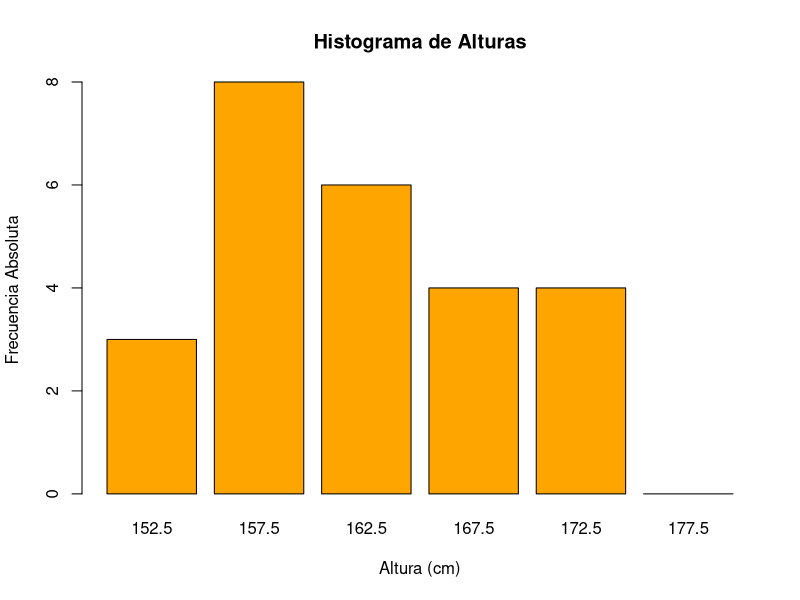
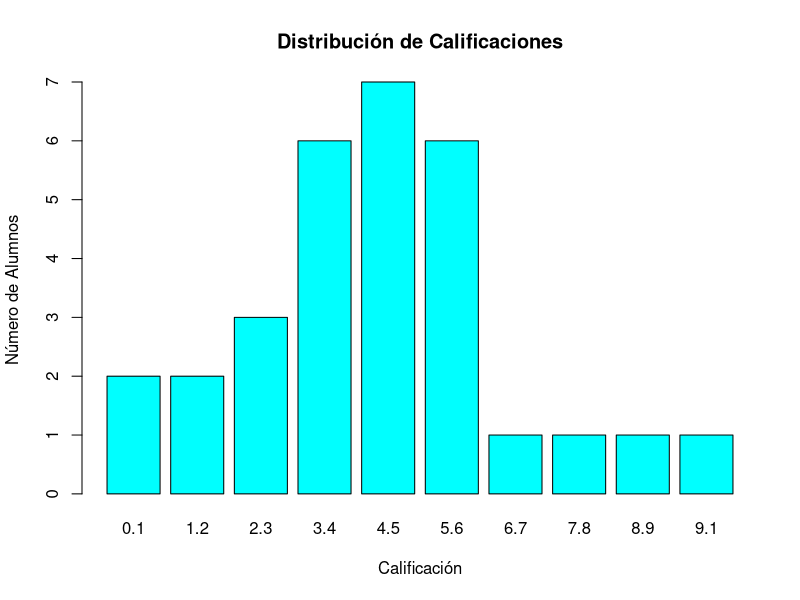
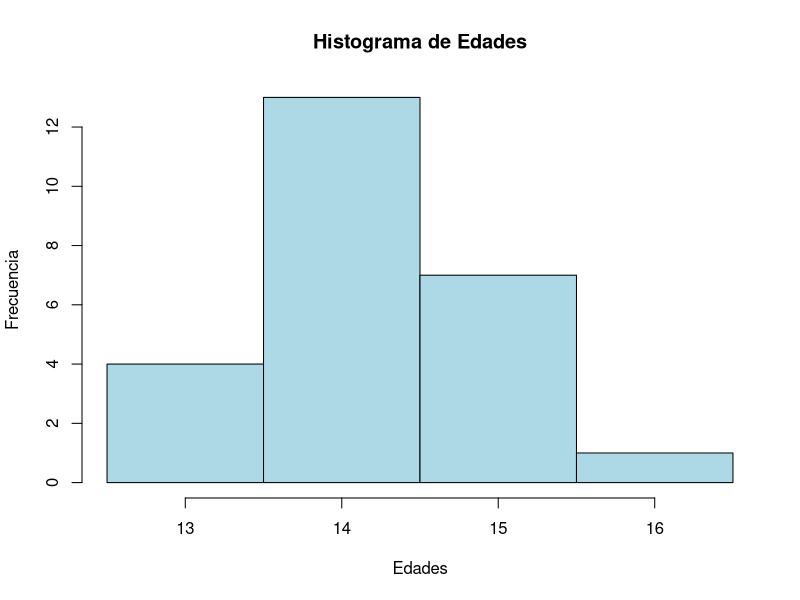

Here is the R script that generated these plots, in order: (Note: this script raises an error after producing the figures.)

#PRACTICA CALIFICADA
#%%%%%%%%%%%%%%%%%%%%%%%%%%%%%%%%%%%%%%%%%
#EJERCICIO 01:
#%%%%%%%%%%%%%%%%%%%%%%%%%%%%%%%%%%%%%%%%%
# Lista de notas de los 40 alumnos (debes reemplazar estas notas con las reales)
notas <- c(1, 7, 9, 2, 5, 4, 4, 3, 7, 8, 4, 5, 6, 7, 6, 4, 3, 1, 5, 9, 2, 6, 4, 6, 5, 2, 2, 8, 3, 6, 4, 5, 2, 4, 3, 5, 6, 5, 2, 4)
cantNotas <- length(notas)

# Calcula la suma de todas las notas
suma_notas <- sum(notas)

# Calcula la nota media
nota_media <- suma_notas / cantNotas

# Imprime la nota media
cat("LA NOTA MEDIA ES: ",nota_media )

#%%%%%%%%%%%%%%%%%%%%%%%%%%%%%%%%%%%%%%%%%
#EJERCICIO 02:
#%%%%%%%%%%%%%%%%%%%%%%%%%%%%%%%%%%%%%%%%%

medidas<-c(167, 159, 168, 165, 150, 170, 172, 158, 163, 156,
           151, 173, 175, 164, 153, 158, 157, 164, 169, 163,
           160, 159, 158, 174, 164)
medidas

# Crear un histograma con intervalos de 5 cm
histogram <- hist(medidas, breaks = seq(150, 180, by = 5), plot = FALSE)

# Crear una tabla de frecuencias
tabla_frecuencias <- data.frame(
  Altura = histogram$mids,
  Frecuencia_Absoluta = histogram$counts,
  Frecuencia_Relativa = histogram$counts / length(medidas),
  Porcentaje = (histogram$counts / length(medidas)) * 100
)

# Mostrar la tabla de frecuencias
print(tabla_frecuencias)

# Crear un gráfico de barras
barplot(tabla_frecuencias$Frecuencia_Absoluta, names.arg = tabla_frecuencias$Altura, xlab = "Altura (cm)", ylab = "Frecuencia Absoluta", col = "orange", main = "Histograma de Alturas")


#%%%%%%%%%%%%%%%%%%%%%%%%%%%%%%%%%%%%%%%%%
#EJERCICIO 03:
#%%%%%%%%%%%%%%%%%%%%%%%%%%%%%%%%%%%%%%%%%

matematica <- data.frame(
  calificacion = c(0.1, 1.2, 2.3, 3.4, 4.5, 5.6, 6.7, 7.8, 8.9, 9.10),
  numAlumnos = c(2, 2, 3, 6, 7, 6, 1, 1, 1, 1)
)

# Calcular la varianza
varianza <- sum((matematica$calificacion^2) * matematica$numAlumnos) / sum(matematica$numAlumnos) - (sum((matematica$calificacion * matematica$numAlumnos) / sum(matematica$numAlumnos))^2)

# Calcular la desviación típica (raíz cuadrada de la varianza)
desviacion_tipica <- sqrt(varianza)

# Mostrar la varianza y desviación típica
cat("Varianza:", varianza, "\n")
cat("Desviación Típica:", desviacion_tipica, "\n")

# Crear un gráfico de barras
barplot(matematica$numAlumnos, names.arg = matematica$calificacion, xlab = "Calificación", ylab = "Número de Alumnos", col = "cyan", main = "Distribución de Calificaciones")

#%%%%%%%%%%%%%%%%%%%%%%%%%%%%%%%%%%%%%%%%%
#EJERCICIO 04:
#%%%%%%%%%%%%%%%%%%%%%%%%%%%%%%%%%%%%%%%%%

edades <- c(14, 14, 15, 13, 15, 14, 14, 14, 14, 15, 13, 14, 15, 16, 14, 15, 13, 14, 15, 13, 14, 14, 14, 15, 14)

# Calcular la frecuencia absoluta
frec_absoluta <- table(edades)

# Calcular la frecuencia absoluta acumulada
frec_absoluta_acumulada <- cumsum(frec_absoluta)

# Calcular las frecuencias relativas acumuladas
frec_relativa_acumulada <- cumsum(frec_absoluta) / length(edades)

# Crear un histograma
hist(edades, breaks = seq(12.5, 16.5, by = 1), main = "Histograma de Edades",
     xlab = "Edades", ylab = "Frecuencia", col = "lightblue", border = "black")

# Agregar líneas de frecuencia absoluta acumulada
lines(seq(12.5, 16.5, by = 1), frec_absoluta_acumulada, type = "s", col = "blue")

# Agregar líneas de frecuencia relativa acumulada
lines(seq(12.5, 16.5, by = 1), frec_relativa_acumulada, type = "s", col = "red")

# Agregar una leyenda
legend("topright", legend = c("Frec. Absoluta Acumulada", "Frec. Relativa Acumulada"), col = c("blue", "red"), lty = 1)

#%%%%%%%%%%%%%%%%%%%%%%%%%%%%%%%%%%%%%%%%%
#EJERCICIO 05:
#%%%%%%%%%%%%%%%%%%%%%%%%%%%%%%%%%%%%%%%%%

# Datos
datos <- c(4, 7, 5, 3, 6)

# Calcular la varianza
varianza <- var(datos)

# Calcular la desviación estándar
desviacion_estandar <- sqrt(varianza)

# Mostrar los resultados
cat("Varianza:", varianza, "\n")
cat("Desviación Estándar:", desviacion_estandar, "\n")

# Crear un histograma
hist(datos, main = "Histograma de Datos", xlab = "Valores", ylab = "Frecuencia", col = "lightblue", border = "black")

# Agregar una línea vertical en la media
abline(v = mean(datos), col = "red", lty = 2)

# Agregar una leyenda
legend("topright", legend = c("Varianza", "Desviación Estándar", "Media"), col = c("blue", "green", "red"), lty = c(1, 1, 2))



#%%%%%%%%%%%%%%%%%%%%%%%%%%%%%%%%%%%%%%%%%
#EJERCICIO 06:
#%%%%%%%%%%%%%%%%%%%%%%%%%%%%%%%%%%%%%%%%%

hijos<-data.frame(
  estado=c('andalucia', 'aragon', 'asturas', 'baleares',
          'canarias', 'cantabria', 'castilla-leon', 'lamancha', 'cataluña',
          'valenciana', 'extremadura', 'galicia', 'madrid', 'murcia',
          'navarra', 'vasco', 'rioja', 'ceuta'),
  numHijos=c(1.28, 1.05, 0.8, 1.44, 1.24, 0.94, 1.91,
            1.24, 1.21, 1.17, 1.2, 0.9, 1.19, 1.41,
            1.7, 0.97, 1.12, 1.87)
)

# Calcular el número medio de hijos por mujer en 1998 en España
numero_medio_hijos <- mean(hijos$numHijos)

# Mostrar el resultado
cat("Número medio de hijos por mujer en 1998 en España:", numero_medio_hijos, "\n")

# Crear un gráfico de barras
barplot(hijos$numHijos, names.arg = hijos$estado, xlab = "Comunidades Autónomas", ylab = "Número de Hijos", col = "lightblue", border = "black", las = 2, cex.names = 0.7, main = "Número de Hijos por Comunidad Autónoma en 1998")




#%%%%%%%%%%%%%%%%%%%%%%%%%%%%%%%%%%%%%%%%%
#EJERCICIO 07:
#%%%%%%%%%%%%%%%%%%%%%%%%%%%%%%%%%%%%%%%%%
x <- c(2, 4, 6, 8, 10, 12, 14)
f <- c(12, 10, 8, 7, 5, 8, 10)

# Crear un dataframe
df <- data.frame(x, f)

# Calcular el percentil P65
percentil_65 <- quantile(rep(df$x, df$f), probs = 0.65)

# Mostrar el percentil P65
cat("Percentil P65:", percentil_65, "\n")

# Crear un gráfico de barras
barplot(df$f, names.arg = df$x, xlab = "Valores", ylab = "Frecuencia", col = "lightblue", border = "black", las = 2, cex.names = 0.7, main = "Gráfico de Barras de Frecuencia")

# Agregar una línea vertical en el percentil P65
abline(v = percentil_65, col = "red", lwd = 2)


#%%%%%%%%%%%%%%%%%%%%%%%%%%%%%%%%%%%%%%%%%
#EJERCICIO 08:
#%%%%%%%%%%%%%%%%%%%%%%%%%%%%%%%%%%%%%%%%%

datosViajeros <- data.frame(
  mes = c('enero', 'febrero', 'marzo', 'abril', 'mayo',
          'junio', 'julio', 'agosto', 'setiembre',
          'octubre', 'noviembre', 'diciembre'),
  viajeros = c(2775738, 3205892, 4143343, 4931385,
               5724555, 5834331, 6415298, 6986211,
               6349504, 5447890, 3570715, 3204082)
)

# Calcular la media de viajeros
media_viajeros <- mean(datosViajeros$viajeros)

# Calcular la desviación típica
desviacion_tipica <- sd(datosViajeros$viajeros)

# Mostrar la media y la desviación típica
cat("Media de viajeros:", media_viajeros, "\n")
cat("Desviación Típica:", desviacion_tipica, "\n")

# Toma de decisión
if (desviacion_tipica <= 0.10 * media_viajeros) {
  cat("La media es representativa de todos los meses del año.")
} else {
  cat("La media no es representativa de todos los meses del año.")
}


#%%%%%%%%%%%%%%%%%%%%%%%%%%%%%%%%%%%%%%%%%
#EJERCICIO 09:
#%%%%%%%%%%%%%%%%%%%%%%%%%%%%%%%%%%%%%%%%%

datos<-data.frame(
  sector=c('inductria', 'construccion', 'servicios'),
  varones=c(284.363, 214.446,263.554 ),
  mujeres=c(206.204, 205.372, 195.447)
)

View(datos)

# Convertir el dataframe a un formato largo (tidy)
library(ggplot2)
#instalar el paquete tidyr
install.packages("tidyr")
library(tidyr)
datos_long <- pivot_longer(datos, cols = -sector, names_to = "sexo", values_to = "ganancias")

# Crear el gráfico de barras
ggplot(datos_long, aes(x = sector, y = ganancias, fill = sexo)) +
  geom_bar(stat = "identity", position = "dodge") +
  labs(
    title = "Ganancias Medias de Trabajadores por Sector y Sexo (Cuarto Trimestre 1999)",
    x = "Sector",
    y = "Ganancias Medias"
  ) +
  scale_fill_manual(values = c("varones" = "blue", "mujeres" = "pink")) +
  theme_minimal() +
  theme(axis.text.x = element_text(angle = 45, hjust = 1)) +
  guides(fill = guide_legend(title = "Sexo"))


#%%%%%%%%%%%%%%%%%%%%%%%%%%%%%%%%%%%%%%%%%
#EJERCICIO 10:
#%%%%%%%%%%%%%%%%%%%%%%%%%%%%%%%%%%%%%%%%%

diagrama<-data.frame(
  procedencia=c('europa', 'amrica', 'asia', 'africa', 'oceania', 'desconocida'),
  dato<-c(353.556, 166.709, 66.340, 213.012, 1.013, 699)
)

# Crear el gráfico de sectores
ggplot(diagrama, aes(x = "", y = dato, fill = procedencia)) +
  geom_bar(stat = "identity", width = 1) +
  coord_polar(theta = "y") +
  scale_fill_brewer(palette = "Set3") +
  theme_minimal() +
  labs(title = "Procedencia de los Extranjeros Residentes en España (Diciembre 1999)", fill = "Procedencia") +
  theme(legend.position = "right")




#%%%%%%%%%%%%%%%%%%%%%%%%%%%%%%%%%%%%%%%%%
#EJERCICIO 11:
#%%%%%%%%%%%%%%%%%%%%%%%%%%%%%%%%%%%%%%%%%

# Crear un marco de datos con los datos corregidos
datos <- data.frame(
  ciudad = c("Japón", "Brasil", "EE. UU.", "México", "India", "China", "EE. UU. (Los Ángeles)", "China (Pekín)", "India", "Corea del Sur"),
  hab_enMillones = c(26.8, 16.4, 16.3, 15.6, 15.1, 15.1, 12.4, 12.4, 11.7, 11.6)
)

# Ordenar los datos por población en orden descendente
datos <- datos[order(-datos$hab_enMillones),]

# Crear el gráfico de barras
ggplot(datos, aes(x = ciudad, y = hab_enMillones, fill = ciudad)) +
  geom_bar(stat = "identity") +
  theme_minimal() +
  labs(title = "Ciudades más Pobladas en 2023", x = "Ciudad", y = "Población (en millones)") +
  theme(axis.text.x = element_text(angle = 45, hjust = 1)) +
  scale_fill_brewer(palette = "Set3")


#%%%%%%%%%%%%%%%%%%%%%%%%%%%%%%%%%%%%%%%%%
#EJERCICIO 12:
#%%%%%%%%%%%%%%%%%%%%%%%%%%%%%%%%%%%%%%%%%

datos<-data.frame(
  part_Politicos=c('PP', 'PSOE', 'CIU', 'IU', 'EAJ-PNV', 'CC', 'OTROS'
  ),
  escaños=c(183, 125, 15, 8, 7, 4, 8)
)

# Crear el gráfico de sectores
ggplot(datos, aes(x = "", y = escaños, fill = part_Politicos)) +
  geom_bar(stat = "identity", width = 1) +
  coord_polar(theta = "y") +
  theme_void() +
  scale_fill_brewer(palette = "Set3") +
  labs(title = "Distribución de Escaños en las Elecciones a Cortes Generales (2000)", fill = "Partidos Políticos") +
  theme(legend.position = "right")


